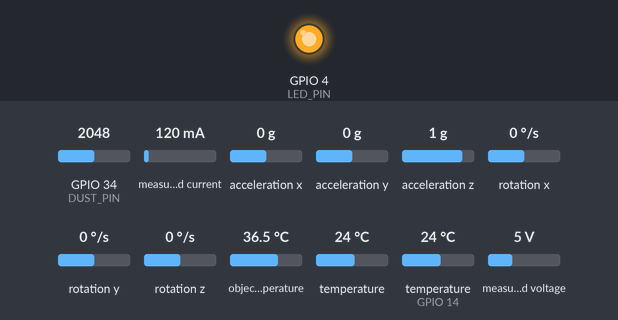
Recording of a sketch running on a simulated ESP32. Parts: output pins drawn as LEDs (lit = HIGH). The test bench sets the inputs (shaded band); at power-on: object temperature 36.5 °C, GPIO 34 (DUST_PIN) = 2048, measured current 120 mA, acceleration x 0 g, acceleration y 0 g, acceleration z 1 g, rotation x 0 °/s, rotation y 0 °/s, rotation z 0 °/s, temperature 24 °C, temperature (sensor on GPIO 14) 24 °C, measured voltage 5 V (analog values on the 0–4095 scale). WiFi joins after 1.5 s; servers stay silent unless stated; the local clock reads 2024-03-15 10:24:30 at power-on unless the sketch sets it; what the sketch prints to the serial monitor is not drawn.

Above: at 7.1 s.
7.2 s: object temperature set to 39 °C
Timing chart, 0 to 10.2 s (numbered marks = the images above; inputs shaded):
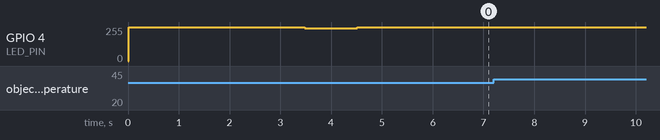

The sketch:

Esp_to_Firebase.ino
```cpp
#include <PZEM004Tv30.h>
#include <Wire.h>
#include <time.h>
#include <MPU6050.h>
#include <OneWire.h>
#include <DallasTemperature.h>
#include <Adafruit_MLX90614.h>
#include <WiFi.h>
#include <FirebaseESP32.h>

/* =======================
       WIFI CONFIG
   ======================= */
#define WIFI_SSID     " "
#define WIFI_PASSWORD " "

/* =======================
      FIREBASE CONFIG
   ======================= */
// PASTIKAN: Tanpa "https://" dan tanpa "/" di akhir
#define FIREBASE_HOST "test-mode-62bda-default-rtdb.firebaseio.com"
#define FIREBASE_AUTH "UK4P0trCSAcKN1iEMRNplvkYmkom3m6aHWba48DU"

FirebaseData fbdo;
FirebaseAuth auth;
FirebaseConfig config;

/* =======================
   SENSORS PINOUT & OBJECTS
   ======================= */
#define RXD2 16
#define TXD2 17
HardwareSerial pzemSerial(2);
PZEM004Tv30 pzem(pzemSerial, RXD2, TXD2);

MPU6050 mpu;
Adafruit_MLX90614 mlx;

#define ONE_WIRE_BUS 14
OneWire oneWire(ONE_WIRE_BUS);
DallasTemperature ds18b20(&oneWire);

#define DUST_PIN 34
#define LED_PIN  4

/* =======================
   VARIABLES
   ======================= */
float dustOffset = 0.25;
float axOffset = 0, ayOffset = 0, azOffset = 0;
#define SAMPLE_COUNT 500

unsigned long lastMillis = 0;
const unsigned long interval = 2000;

/* =======================
   CALIBRATION FUNCTIONS
   ======================= */

void calibrateMPU6050() {
  Serial.println("Calibrating MPU6050...");
  long axSum = 0, aySum = 0, azSum = 0;
  for (int i = 0; i < 500; i++) {
    int16_t ax, ay, az;
    mpu.getAcceleration(&ax, &ay, &az);
    axSum += ax; aySum += ay; azSum += az;
    delay(5);
  }
  axOffset = axSum / 500.0f;
  ayOffset = aySum / 500.0f;
  azOffset = (azSum / 500.0f) - 16384.0f;
  Serial.println("MPU6050 Calibrated");
}

void calibrateDustSensor() {
  Serial.println("Calibrating Dust Sensor...");
  float sum = 0;
  for (int i = 0; i < 100; i++) {
    digitalWrite(LED_PIN, LOW);
    delayMicroseconds(280);
    int adc = analogRead(DUST_PIN);
    delayMicroseconds(40);
    digitalWrite(LED_PIN, HIGH);
    sum += adc * (3.3f / 4095.0f);
    delay(10);
  }
  dustOffset = sum / 100.0f;
  Serial.print("Dust Offset: "); Serial.println(dustOffset, 3);
}

/* =======================
   SETUP
   ======================= */
void setup() {
  Serial.begin(115200);

  pzemSerial.begin(9600, SERIAL_8N1, RXD2, TXD2);
  Wire.begin(21, 22);

  mpu.initialize();
  mlx.begin();
  ds18b20.begin();

  pinMode(LED_PIN, OUTPUT);
  digitalWrite(LED_PIN, HIGH);
  analogReadResolution(12);
  analogSetPinAttenuation(DUST_PIN, ADC_11db);

  calibrateMPU6050();
  calibrateDustSensor();

  WiFi.begin(WIFI_SSID, WIFI_PASSWORD);
  Serial.print("Connecting to WiFi");
  while (WiFi.status() != WL_CONNECTED) {
    delay(500); Serial.print(".");
  }
  Serial.println("\nWiFi Connected");

  configTime(0, 0, "pool.ntp.org", "time.nist.gov");

  config.host = FIREBASE_HOST;
  config.signer.tokens.legacy_token = FIREBASE_AUTH;
  Firebase.begin(&config, &auth);
  Firebase.reconnectWiFi(true);
}

/* =======================
   LOOP
   ======================= */
void loop() {
  if (millis() - lastMillis < interval) return;
  lastMillis = millis();

  // --- ELECTRICAL ---
  float voltage = pzem.voltage();
  float current = pzem.current();
  float power   = pzem.power();
  float energy  = pzem.energy();
  float freq    = pzem.frequency();
  float pf      = pzem.pf();

  if (isnan(voltage)) voltage = 0.0f;
  if (isnan(current)) current = 0.0f;
  if (isnan(power))   power = 0.0f;
  if (isnan(pf))      pf = 0.0f;

  float apparentPower = voltage * current;
  float loadIndex = (apparentPower > 0) ? (power / apparentPower) : 0.0f;
  float currentFreqRatio = (freq > 0) ? (current / freq) : 0.0f;

  // --- TEMPERATURE ---
  float ambientTemp = mlx.readAmbientTempC();
  float motorTemp   = mlx.readObjectTempC();
  ds18b20.requestTemperatures();
  float bearingTemp = ds18b20.getTempCByIndex(0);

  float deltaTemp = bearingTemp - ambientTemp;
  float tempGradient = motorTemp - ambientTemp;
  float bearingMotorTempDiff = bearingTemp - motorTemp;
  bool hotspot = tempGradient > 15.0f;

  // --- DUST ---
  digitalWrite(LED_PIN, LOW);
  delayMicroseconds(280);
  int adcDust = analogRead(DUST_PIN);
  delayMicroseconds(40);
  digitalWrite(LED_PIN, HIGH);

  float vDust = adcDust * (3.3f / 4095.0f);
  float dust = (vDust - dustOffset) * 1000.0f;
  if (dust < 0) dust = 0.0f;
  float soilingLoss = min((dust / 300.0f) * 100.0f, 100.0f);

  // --- VIBRATION ---
  float sumSq = 0, peak = 0;
  for (int i = 0; i < SAMPLE_COUNT; i++) {
    int16_t ax, ay, az;
    mpu.getAcceleration(&ax, &ay, &az);
    float x = (ax - axOffset) / 16384.0f;
    float y = (ay - ayOffset) / 16384.0f;
    float z = (az - azOffset) / 16384.0f;
    float res = abs(sqrt(x*x + y*y + z*z) - 1.0f);
    sumSq += res * res;
    if (res > peak) peak = res;
    delayMicroseconds(1000);
  }

  float rms_g = sqrt(sumSq / SAMPLE_COUNT);
  float rms_mm_s = rms_g * 9.81f * 1000.0f;
  float crestFactor = (rms_g > 0) ? (peak / rms_g) : 0.0f;
  float unbalance = min((rms_mm_s / 6.0f) * 100.0f, 100.0f);
  float bearingHealth = 100.0f - unbalance;

  // --- HEALTH INDEX CALCULATION ---
  // Perbaikan max(float, float) dengan suffix 'f'
  float healthIndex = 100.0f
                    - (0.35f * unbalance)
                    - (0.30f * max(tempGradient, 0.0f))
                    - (0.20f * max((1.0f - pf) * 100.0f, 0.0f))
                    - (0.15f * soilingLoss);
  healthIndex = constrain(healthIndex, 0.0f, 100.0f);

  // --- SEND TO FIREBASE ---
  if (Firebase.ready()) {
    FirebaseJson json;
    json.clear(); // Sangat penting untuk mencegah error parsing

    json.set("voltage", voltage);
    json.set("current", current);
    json.set("power", power);
    json.set("energy", energy);
    json.set("frequency", freq);
    json.set("pf", pf);
    json.set("apparent_power", apparentPower);
    json.set("load_index", loadIndex);
    json.set("current_freq_ratio", currentFreqRatio);

    json.set("motor_temp", motorTemp);
    json.set("ambient_temp", ambientTemp);
    json.set("bearing_temp", bearingTemp);
    json.set("delta_temp", deltaTemp);
    json.set("temp_gradient", tempGradient);
    json.set("bearing_motor_temp_diff", bearingMotorTempDiff);
    json.set("hotspot", hotspot);

    json.set("dust", dust);
    json.set("soiling_loss", soilingLoss);

    json.set("vibration_rms_mm_s", rms_mm_s);
    json.set("vibration_peak_g", peak);
    json.set("crest_factor", crestFactor);
    json.set("unbalance", unbalance);

    json.set("bearing_health", bearingHealth);
    json.set("health_index", healthIndex);

    // Gunakan explicit cast ke uint32_t agar JSON valid
    json.set("timestamp", (uint32_t)time(nullptr));

    // Kirim data
    if (Firebase.setJSON(fbdo, "/sensor_data/latest", json)) {
      Serial.println("✓ Success: Latest data updated");
    } else {
      Serial.print("X Failed SetJSON: "); Serial.println(fbdo.errorReason());
    }

    if (Firebase.pushJSON(fbdo, "/sensor_data/history", json)) {
      Serial.println("✓ Success: History pushed");
    } else {
      Serial.print("X Failed PushJSON: "); Serial.println(fbdo.errorReason());
    }
  } else {
    Serial.println("Firebase not ready...");
  }
    // --- SERIAL MONITOR OUTPUT (MATCH JSON) ---
  Serial.println("\n================ SENSOR DATA ================");

  Serial.println("\n--- ELECTRICAL ---");
  Serial.printf("voltage               : %.2f V\n", voltage);
  Serial.printf("current               : %.2f A\n", current);
  Serial.printf("power                 : %.2f W\n", power);
  Serial.printf("energy                : %.3f kWh\n", energy);
  Serial.printf("frequency             : %.2f Hz\n", freq);
  Serial.printf("pf                    : %.2f\n", pf);
  Serial.printf("apparent_power        : %.2f VA\n", apparentPower);
  Serial.printf("load_index            : %.2f\n", loadIndex);
  Serial.printf("current_freq_ratio    : %.4f\n", currentFreqRatio);

  Serial.println("\n--- TEMPERATURE ---");
  Serial.printf("motor_temp            : %.2f °C\n", motorTemp);
  Serial.printf("ambient_temp          : %.2f °C\n", ambientTemp);
  Serial.printf("bearing_temp          : %.2f °C\n", bearingTemp);
  Serial.printf("delta_temp            : %.2f °C\n", deltaTemp);
  Serial.printf("temp_gradient         : %.2f °C\n", tempGradient);
  Serial.printf("bearing_motor_diff    : %.2f °C\n", bearingMotorTempDiff);
  Serial.printf("hotspot               : %s\n", hotspot ? "true" : "false");

  Serial.println("\n--- DUST ---");
  Serial.printf("dust                  : %.2f ug/m3\n", dust);
  Serial.printf("soiling_loss          : %.2f %%\n", soilingLoss);

  Serial.println("\n--- VIBRATION ---");
  Serial.printf("vibration_rms_mm_s    : %.2f mm/s\n", rms_mm_s);
  Serial.printf("vibration_peak_g      : %.4f g\n", peak);
  Serial.printf("crest_factor          : %.2f\n", crestFactor);
  Serial.printf("unbalance             : %.2f %%\n", unbalance);

  Serial.println("\n--- HEALTH ---");
  Serial.printf("bearing_health        : %.2f %%\n", bearingHealth);
  Serial.printf("health_index          : %.2f %%\n", healthIndex);

  Serial.println("\n--- TIME ---");
  Serial.printf("timestamp             : %lu\n", (uint32_t)time(nullptr));

  Serial.println("=============================================\n");

}
```
